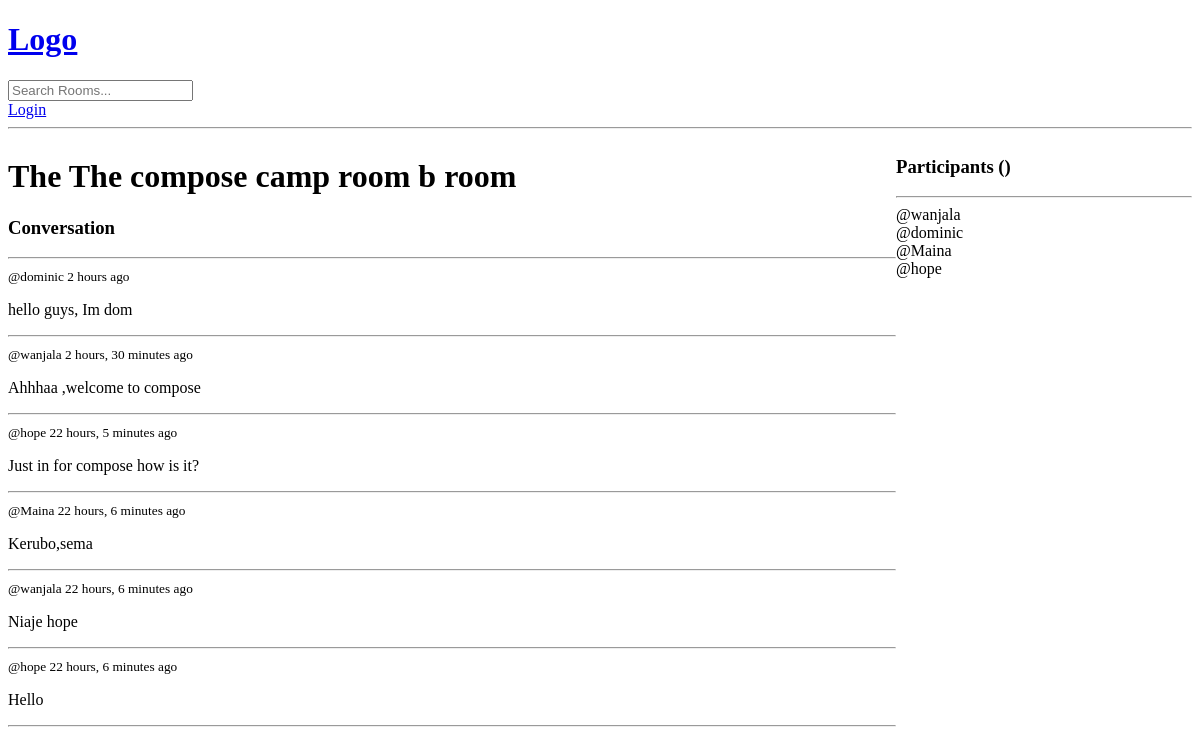
The page /room/6/ on the database as committed earlier.
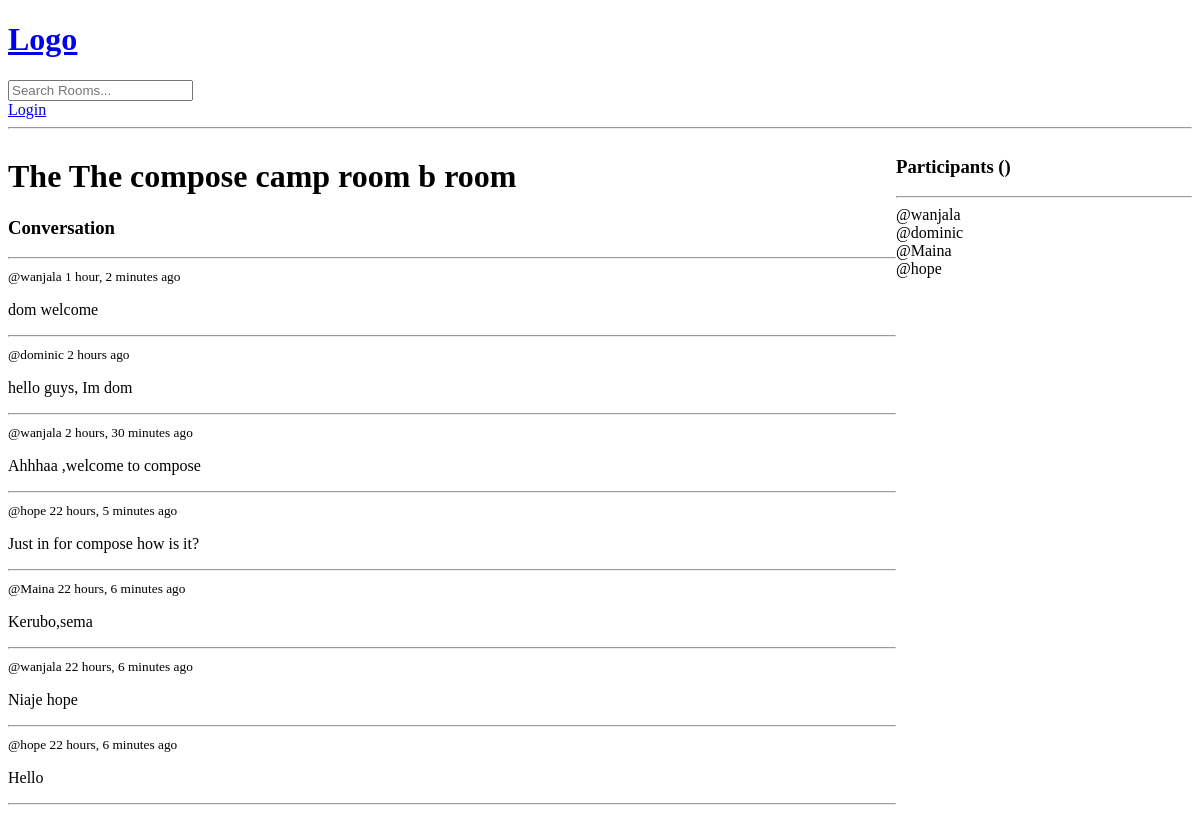
The same page on the database as committed later.
### base/models.py (models this page shows, shortened)
class Message(models.Model):
    user = models.ForeignKey(User, on_delete=models.CASCADE)
    room = models.ForeignKey(Room, on_delete=models.CASCADE)
    body = models.TextField()
    updated = models.DateTimeField(auto_now=True)
    created = models.DateTimeField(auto_now_add=True)
    class Meta:
        ordering = ['-updated', 'created']

### base/views.py (the view)
# urls.py: path("room/<str:pk>/", views.room, name="room"),
def room(request, pk):
    context_room = Room.objects.get(id=pk)
    participants = context_room.participants.all()
    if request.method == 'POST':
        message = Message.objects.create(user=request.user, room=context_room, body=request.POST.get('body'))
        context_room.participants.add(request.user)
        return redirect('room', pk=context_room.id)
    room_messages = context_room.message_set.all()
    context = {'room': context_room, 'room_messages': room_messages, 'participants': participants}
    return render(request, template_name="base/room.html", context=context)

### base/templates/base/room.html (shortened to what this page needs)
{% extends 'main.html' %}
{% block content %}
    <div class="room-container">
        <div class="">
            <h1> The {{ room.name }} room</h1>
            <div class="comment-wrapper">
                <h3>Conversation</h3>
                <hr>
                {% for message in room_messages %}
                    <div>
                        <small>@{{ message.user.username }} {{ message.created|timesince }} ago</small>
                        <p>{{ message.body }}</p>
                        <hr>
                    </div>
                {% endfor %}
            </div>
        </div>
        <div>
            <h3>Participants ()</h3>
            <hr>
            {% for participant in participants %}
                <div>
                    @{{ participant.username }}
                </div>
            {% endfor %}
        </div>
    </div>
{% endblock %}

Rows that differ between the two databases and show on the page:
added Message: user.username "wanjala", created "1 hour, 2 minutes", body "dom welcome"
